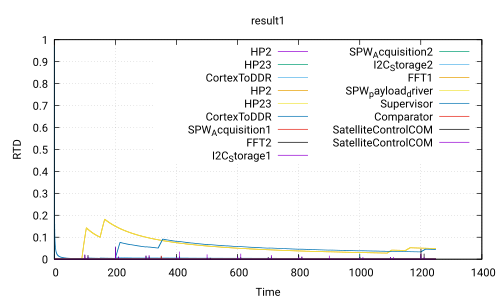

gnuplot code for this plot:
 set title 'result1'
 set ylabel 'RTD'
 set xlabel 'Time'
 set grid
 set term pdf
 set output 'Use_case_DoubleCamera_Safety.ATIPPIC.executable340.0_60.0.pdf'
 plot 'Use_case_DoubleCamera_Safety.ATIPPIC.executable340.0_60.0.csv' using 1:2 with lines title 'HP2','Use_case_DoubleCamera_Safety.ATIPPIC.executable340.0_60.0.csv' using 1:3 with lines title 'HP23','Use_case_DoubleCamera_Safety.ATIPPIC.executable340.0_60.0.csv' using 1:4 with lines title 'CortexToDDR','Use_case_DoubleCamera_Safety.ATIPPIC.executable340.0_60.0.csv' using 1:5 with lines title 'HP2','Use_case_DoubleCamera_Safety.ATIPPIC.executable340.0_60.0.csv' using 1:6 with lines title 'HP23','Use_case_DoubleCamera_Safety.ATIPPIC.executable340.0_60.0.csv' using 1:7 with lines title 'CortexToDDR','Use_case_DoubleCamera_Safety.ATIPPIC.executable340.0_60.0.csv' using 1:8 with lines title 'SPW_Acquisition1','Use_case_DoubleCamera_Safety.ATIPPIC.executable340.0_60.0.csv' using 1:9 with lines title 'FFT2','Use_case_DoubleCamera_Safety.ATIPPIC.executable340.0_60.0.csv' using 1:10 with lines title 'I2C_Storage1','Use_case_DoubleCamera_Safety.ATIPPIC.executable340.0_60.0.csv' using 1:11 with lines title 'SPW_Acquisition2','Use_case_DoubleCamera_Safety.ATIPPIC.executable340.0_60.0.csv' using 1:12 with lines title 'I2C_Storage2','Use_case_DoubleCamera_Safety.ATIPPIC.executable340.0_60.0.csv' using 1:13 with lines title 'FFT1','Use_case_DoubleCamera_Safety.ATIPPIC.executable340.0_60.0.csv' using 1:14 with lines title 'SPW_payload_driver','Use_case_DoubleCamera_Safety.ATIPPIC.executable340.0_60.0.csv' using 1:15 with lines title 'Supervisor','Use_case_DoubleCamera_Safety.ATIPPIC.executable340.0_60.0.csv' using 1:16 with lines title 'Comparator','Use_case_DoubleCamera_Safety.ATIPPIC.executable340.0_60.0.csv' using 1:17 with lines title 'SatelliteControlCOM','Use_case_DoubleCamera_Safety.ATIPPIC.executable340.0_60.0.csv' using 1:18 with lines title 'SatelliteControlCOM'
